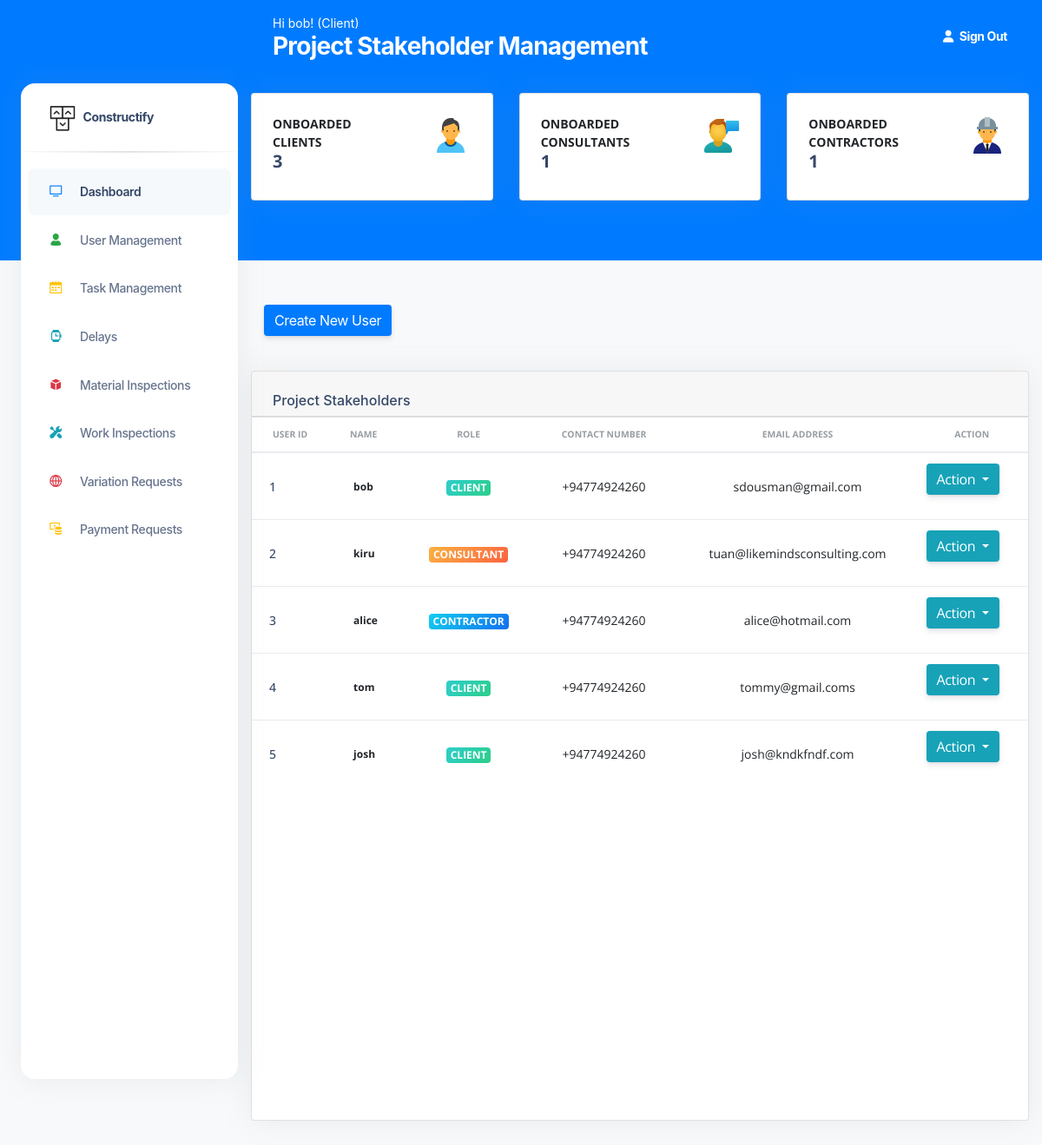
/UserManagement (signed in), run on the app's committed database.
### construct/models.py (models this page shows, shortened)
class User(db.Model, UserMixin):
    id = db.Column(db.Integer(), nullable=False, primary_key=True)
    username = db.Column(db.String(length=30), nullable=False, unique=True)
    email_address = db.Column(db.String(length=50),
                              nullable=False, unique=True)
    password_hash = db.Column(db.String(length=50),
                              nullable=False, unique=True)
    role = db.Column(db.String(length=30), nullable=False, unique=False)
    contact_number = db.Column(db.String(length=30), nullable=False, unique=False)
    @property
    def password(self):
        return self.password

### construct/routes.py (the view)
@app.route("/UserManagement", methods=['GET', 'POST'])
@login_required
def UserManagement():
    if current_user.role != 'Client':
        return redirect(url_for('UnAuthorized'))
    db.create_all()
    tot_clients= User.query.filter(User.role == "Client").count()
    tot_consultants= User.query.filter(User.role == "Consultant").count()
    tot_contractors= User.query.filter(User.role == "Contractor").count()
    user_list = User.query.all()
    page_message="Project Stakeholder Management"
    if request.method == "GET":
        return render_template('UserManagementPage.html', user_list=user_list,
        tot_clients=tot_clients, tot_consultants=tot_consultants,
        tot_contractors=tot_contractors,page_message=page_message  )

### construct/models.py (called while the page is built)
@login_manager.user_loader
def load_user(user_id):
    return User.query.get(int(user_id))

### construct/templates/UserManagementPage.html (shortened to what this page needs)
<!DOCTYPE html>
<html lang="en">
<head>
  <link href="{{ url_for('static', filename='assets')}}/css/nucleo-icons.css" rel="stylesheet" />
  <link href="{{ url_for('static', filename='assets')}}/css/nucleo-svg.css" rel="stylesheet" />
  <link href="{{ url_for('static', filename='assets')}}/css/nucleo-svg.css" rel="stylesheet" />
  <link id="pagestyle" href="{{ url_for('static', filename='assets')}}/css/argon-dashboard.css?v=2.0.2"
    rel="stylesheet" />
  <link rel="stylesheet" type="text/css"
    href="https://stackpath.bootstrapcdn.com/bootstrap/4.2.1/css/bootstrap.min.css">
</head>
{% include 'includes/GlobalSideNavbar.html' %}
<main class="main-content position-relative border-radius-lg ">
  {% include 'includes/GlobalNavbar.html' %}
  <div class="container-fluid py-4">
    <div class="row">
      <div class="col-xl-4 col-sm-6 mb-xl-0 mb-4">
        <div class="card">
          <div class="card-body p-4">
            <div class="row">
              <div class="col-8">
                <div class="numbers">
                  <p class="text-sm mb-0 text-uppercase font-weight-bold">Onboarded Clients</p>
                  <h5 class="font-weight-bolder">
                    {{tot_clients}}
                  </h5>
                </div>
              </div>
              <div class="col-4 text-end">
                  <img src="{{ url_for('static', filename='assets')}}/img/icons/users/client.png"
                        alt="client">
              </div>
            </div>
          </div>
        </div>
      </div>
      <div class="col-xl-4 col-sm-6 mb-xl-0 mb-4">
        <div class="card">
          <div class="card-body p-4">
            <div class="row">
              <div class="col-8">
                <div class="numbers">
                  <p class="text-sm mb-0 text-uppercase font-weight-bold">Onboarded Consultants</p>
                  <h5 class="font-weight-bolder">
                    {{tot_consultants}}
                  </h5>
                </div>
              </div>
              <div class="col-4 text-end">
                <img src="{{ url_for('static', filename='assets')}}/img/icons/users/consultant.png"
                alt="Consultant">
              </div>
            </div>
          </div>
        </div>
      </div>
      <div class="col-xl-4 col-sm-6 mb-xl-0 mb-4">
        <div class="card">
          <div class="card-body p-4">
            <div class="row">
              <div class="col-8">
                <div class="numbers">
                  <p class="text-sm mb-0 text-uppercase font-weight-bold">Onboarded Contractors</p>
                  <h5 class="font-weight-bolder">
                    {{tot_contractors}}
                  </h5>
                </div>
              </div>
              <div class="col-4 text-end">
                <img src="{{ url_for('static', filename='assets')}}/img/icons/users/contractor.png"
                        alt="Contractor">
              </div>
            </div>
          </div>
        </div>
      </div>
    </div>
  </div>
  <br><br><br><br>
  <div class="col-10">
    <div class="container">
      <div class="row">
        <div class="col text-left">
          <a href="{{url_for('register_page')}}" class="btn btn-primary" role="button" aria-disabled="true"
            target="_blank">Create New User</a>
        </div>
      </div>
    </div>
  </div>
  <div class="container-fluid py-4">
    <div class="row">
      <div class="col-12">
        <div class="card mb-4">
          <div class="card-header pb-0">
            <h6>Project Stakeholders</h6>
          </div>
          <div class="card-body px-0 pt-0 pb-10">
            <div class="table-responsive p-0">
              <table class="table align-items-center mb-10">
                <thead>
                  <tr>
                    <th class="text-uppercase text-secondary text-xxs font-weight-bolder opacity-7">User ID</th>
                    <th class="text-uppercase text-secondary text-xxs font-weight-bolder opacity-7 ps-2">Name</th>
                    <th class="text-center text-uppercase text-secondary text-xxs font-weight-bolder opacity-7">Role
                    </th>
                    <th class="text-center text-uppercase text-secondary text-xxs font-weight-bolder opacity-7">Contact
                      Number</th>
                    <th class="text-center text-uppercase text-secondary text-xxs font-weight-bolder opacity-7">Email
                      Address</th>
                    <th class="text-center text-uppercase text-secondary text-xxs font-weight-bolder opacity-7">Action
                    </th>
                  </tr>
                </thead>
                <tbody>
                  {% for user in user_list %}
                  <tr>
                    <td>
                      <div class="d-flex px-2 py-1">
                        <div class="d-flex flex-column justify-content-center">
                          <h6 class="mb-0 text-sm">{{user.id}}</h6>
                        </div>
                      </div>
                    </td>
                    <td>
                      <p class="text-xs font-weight-bold mb-0">{{user.username}}</p>
                    </td>
                    {% if 'Client' in user.role %}
                    <td class="align-middle text-center">
                      <span class="badge badge-sm bg-gradient-success">{{user.role}}</span>
                    </td>
                    {% endif %}
                    {% if 'Contractor' in user.role %}
                    <td class="align-middle text-center">
                      <span class="badge badge-sm bg-gradient-info">{{user.role}}</span>
                    </td>
                    {% endif %}
                    {% if 'Consultant' in user.role %}
                    <td class="align-middle text-center">
                      <span class="badge badge-sm bg-gradient-warning">{{user.role}}</span>
                    </td>
                    {% endif %}
                    <td class="align-middle text-center text-sm">
                      <p class="mb-0 text-sm">{{user.contact_number}}</p>
                    </td>
                    <td class="align-middle text-center text-sm">
                      <p class="mb-0 text-sm">{{user.email_address}}</p>
                    </td>
                    <td class="align-middle">
                      <div class="btn-group">
                        <button type="button" class="btn btn-info dropdown-toggle" data-toggle="dropdown"
                          aria-haspopup="true" aria-expanded="false">
                          Action
                        </button>
                      </div>
                    </td>
                  </tr>
                  {% endfor %}
                </tbody>
              </table>
            </div>
          </div>
        </div>
      </div>
    </div>
  </div>
  </body>
</html>

### construct/templates/includes/GlobalNavbar.html
<nav class="navbar navbar-main navbar-expand-lg px-0 mx-4 shadow-none border-radius-xl " id="navbarBlur"
  data-scroll="false">
  <div class="container-fluid py-1 px-3">
    <nav aria-label="breadcrumb">
      <ol class="breadcrumb bg-transparent mb-0 pb-0 pt-1 px-0 me-sm-6 me-5">
        <li class="breadcrumb-item text-sm text-white active" aria-current="page">Hi {{current_user.username}}!
          ({{current_user.role}}) </li>
      </ol>
      <h3 class="font-weight-bolder text-white mb-0"> {{page_message}}</h3>
    </nav>
    <ul class="navbar-nav  justify-content-end">
      <li class="nav-item d-flex align-items-left">
        <a href="{{url_for('logout_page')}}" class="nav-link text-white font-weight-bold px-0">
          <i class="fa fa-user me-sm-1"></i>
          <span class="d-sm-inline d-none">Sign Out</span>
        </a>
      </li>
  </div>
</nav>

### data on the page
User: username "bob", role "Client", id "1", role "CLIENT", contact_number "+94774924260", email_address "sdousman@gmail.com"
User: id "2", username "kiru", role "CONSULTANT", contact_number "+94774924260", email_address "tuan@likemindsconsulting.com"
User: id "3", username "alice", role "CONTRACTOR", contact_number "+94774924260", email_address "alice@hotmail.com"
User: id "4", username "tom", role "CLIENT", contact_number "+94774924260", email_address "tommy@gmail.coms"
User: id "5", username "josh", role "CLIENT", contact_number "+94774924260", email_address "josh@kndkfndf.com"

### other printed values
{{ page_message }} "Project Stakeholder Management"
{{ tot_clients }} "3"
{{ tot_consultants }} "1"
{{ tot_contractors }} "1"
